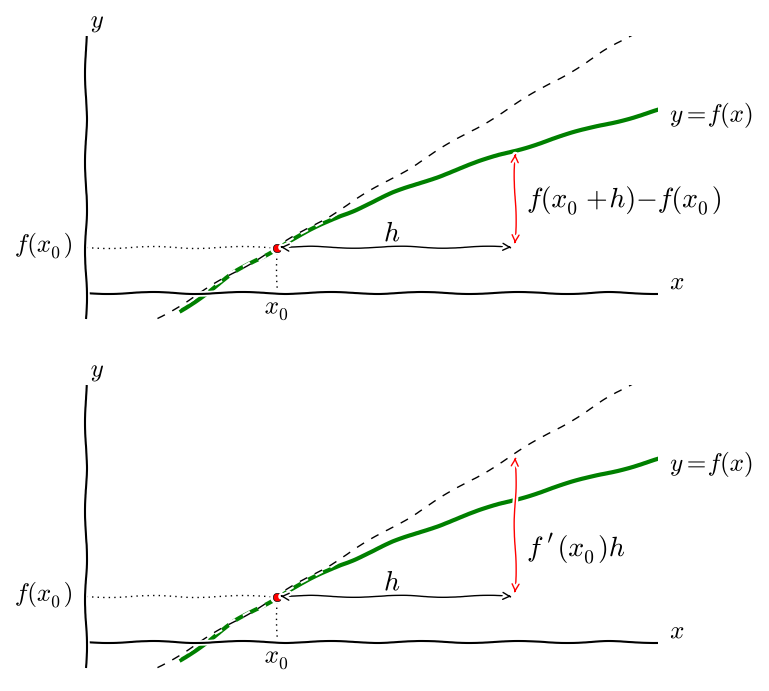

This chart was generated by the following Python code:
from numpy import linspace,log
from matplotlib.pyplot import *

matplotlib.pyplot.xkcd()
 
lineEQ = lambda k,a: log(a)+(k-a+0.5)/a
funkce = lambda x:log(x+0.5)

x1 = linspace(0.4,2.4,10)
y1 = funkce(x1)
x2 = linspace(0.3,2.4,3)
y2 = lineEQ(x2,1.2)
x3 = [0.8,1.8,1.8]
y3 = lineEQ(x3[0],1.2), lineEQ(x3[0],1.2), lineEQ(x3[1],1.2)
 
fig = figure(figsize=(8,8))
ax = fig.add_subplot(211)
 
#arrow_length = 10
# X-axis arrow
#ax.annotate('', xy=(1, 0), xycoords=('axes fraction', 'data'), 
#            xytext=(arrow_length, 0), textcoords='offset points',
#            ha='left', va='center',
#            arrowprops=dict(arrowstyle='<-', fc='black'))


for direction in ["left","bottom"]:
	ax.spines[direction].set_position('zero')
	ax.spines[direction].set_smart_bounds(True)
for direction in ["right","top"]:
	ax.spines[direction].set_color('none')
ax.xaxis.set_ticks_position('bottom')
ax.yaxis.set_ticks_position('left')
 
#ax.grid(False)
ax.set_xticks([])
ax.set_yticks([])
ax.set_ylim(-0.2,1.5)
ax.set_xlim(-0.2,2.4)
ax.plot(x1,y1,'g',linewidth=3.)
ax.plot(x2,y2,'k--',linewidth=1.)
ax.plot((x3[0],x3[0]),(y3[0],0),'k:',linewidth=1.)
#ax.plot((x3[1],x3[1]),(y3[1],0),'k:',linewidth=1.)
ax.plot((0,x3[0]),(y3[0],y3[0]),'k:',linewidth=1.)
#ax.plot((0,x3[1]),(y3[2],y3[2]),'k:',linewidth=1.)
#ax.plot((0,x3[1]),(funkce(x3[2]),funkce(x3[2])),'k:',linewidth=1.)
#ax.plot(x3,y3,'k--',linewidth=1.)
annotate ('', (x3[0], y3[0]), (x3[1], y3[1]), arrowprops={'arrowstyle':'<->'})
annotate ('', (x3[2], funkce(x3[2])), (x3[1], y3[1]), arrowprops={'arrowstyle':'<->', 'color':'red'})
ax.plot(0.8,log(0.8+0.5),'ro')
ax.text(2.45,.02,"$x$",fontsize=18)
ax.text(0.02,1.55,"$y$",fontsize=18)
ax.text(1.85,0.5,r"$f(x_0+h)-f(x_0)$",fontsize=20)
ax.text(1.25,.3,"$h$",fontsize=20)
ax.text(2.45,1,r"$y=f(x)$",fontsize=18)

ax.text(-0.05,0.24,"$f(x_0)$",fontsize=18, ha='right')
ax.text(0.75,-0.05,"$x_0$",fontsize=18, va='top')
#ax.text(0,0.8,"$f(x_0+h)$",fontsize=18, ha='right')
ax.minorticks_on()


#
#
#
#
#

ax2 = fig.add_subplot(212)
 
#arrow_length = 10
# X-axis arrow
#ax2.annotate('', xy=(1, 0), xycoords=('axes fraction', 'data'), 
#            xytext=(arrow_length, 0), textcoords='offset points',
#            ha='left', va='center',
#            arrowprops=dict(arrowstyle='<-', fc='black'))


for direction in ["left","bottom"]:
	ax2.spines[direction].set_position('zero')
	ax2.spines[direction].set_smart_bounds(True)
for direction in ["right","top"]:
	ax2.spines[direction].set_color('none')
ax2.xaxis.set_ticks_position('bottom')
ax2.yaxis.set_ticks_position('left')
 
#ax2.grid(False)
ax2.set_xticks([])
ax2.set_yticks([])
ax2.set_ylim(-0.2,1.5)
ax2.set_xlim(-0.2,2.4)
ax2.plot(x1,y1,'g',linewidth=3.)
ax2.plot(x2,y2,'k--',linewidth=1.)
ax2.plot((x3[0],x3[0]),(y3[0],0),'k:',linewidth=1.)
#ax2.plot((x3[1],x3[1]),(y3[1],0),'k:',linewidth=1.)
ax2.plot((0,x3[0]),(y3[0],y3[0]),'k:',linewidth=1.)
#ax2.plot((0,x3[1]),(y3[2],y3[2]),'k:',linewidth=1.)
#ax2.plot((0,x3[1]),(funkce(x3[2]),funkce(x3[2])),'k:',linewidth=1.)
#ax2.plot(x3,y3,'k--',linewidth=1.)
annotate ('', (x3[0], y3[0]), (x3[1], y3[1]), arrowprops={'arrowstyle':'<->'})
annotate ('', (x3[2], y3[2]), (x3[1], y3[1]), arrowprops={'arrowstyle':'<->', 'color':'red'})
ax2.plot(0.8,log(0.8+0.5),'ro')
ax2.text(2.45,.02,"$x$",fontsize=18)
ax2.text(0.02,1.55,"$y$",fontsize=18)
ax2.text(1.85,0.5,r"$f^{\,\prime}(x_0)h$",fontsize=20)
ax2.text(1.25,.3,"$h$",fontsize=20)
ax2.text(2.45,1,r"$y=f(x)$",fontsize=18)

ax2.text(-0.05,0.24,"$f(x_0)$",fontsize=18, ha='right')
ax2.text(0.75,-0.05,"$x_0$",fontsize=18, va='top')
#ax2.text(0,0.8,"$f(x_0+h)$",fontsize=18, ha='right')
ax2.minorticks_on()

fig.show()
fig.savefig("derivace.png",bbox_inches="tight",\
	pad_inches=.15)
